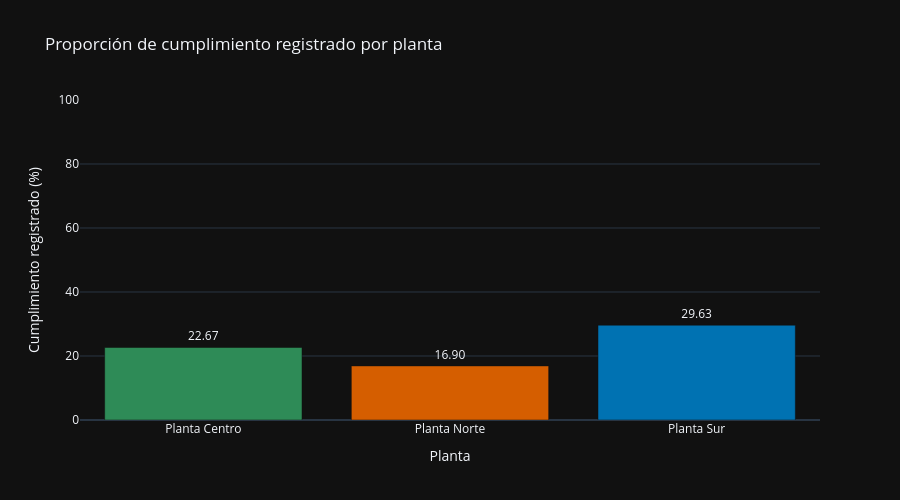

The notebook cell this image was saved under:
### Markdown cell above
### 4.2 Cumplimiento registrado y DBO de salida

La variable `cumplimiento_norma` se analizará como una clasificación proporcionada por el dataset. No se interpretará como una verificación legal, porque no se dispone de la norma aplicada, los criterios complementarios ni la metodología utilizada para asignar cada etiqueta.

Se identificaron cinco valores de DBO de salida presentes tanto en registros clasificados con cumplimiento como en registros clasificados con incumplimiento: 21,3; 24,7; 25,4; 25,6 y 26,4 mg/L. Este hallazgo no demuestra que las etiquetas sean erróneas, pero confirma que la concentración de salida no permite explicar por sí sola la clasificación registrada. Por esta razón, los resultados se presentarán sin sustituir, corregir ni reinterpretar las etiquetas originales.

### Code cell
fig_cumplimiento = px.bar(
    resumen_por_planta,
    x="planta",
    y="cumplimiento_registrado_pct",
    color="planta",
    category_orders={
        "planta": ORDEN_PLANTAS
    },
    color_discrete_map=COLORES_PLANTAS,
    text_auto=".2f",
    title="Proporción de cumplimiento registrado por planta",
    labels={
        "planta": "Planta",
        "cumplimiento_registrado_pct":
            "Cumplimiento registrado (%)"
    },
    template="plotly_dark"
)

fig_cumplimiento.update_traces(
    textposition="outside",
    cliponaxis=False
)

fig_cumplimiento.update_yaxes(
    range=[0, 100]
)

fig_cumplimiento.update_layout(
    height=500,
    showlegend=False
)

fig_cumplimiento.show()

### Figure 1 — Plotly figure (JSON) as saved in the notebook; plotly's stock layout.template omitted (floating-point values rounded to 4 significant figures)
{"data": [{"cliponaxis": false, "hovertemplate": "Planta=%{x}<br>Cumplimiento registrado (%)=%{y}<extra></extra>", "legendgroup": "Planta Centro", "marker": {"color": "#2E8B57", "pattern": {"shape": ""}}, "name": "Planta Centro", "orientation": "v", "showlegend": true, "textposition": "outside", "texttemplate": "%{y:.2f}", "type": "bar", "x": ["Planta Centro"], "xaxis": "x", "y": [22.67], "yaxis": "y"}, {"cliponaxis": false, "hovertemplate": "Planta=%{x}<br>Cumplimiento registrado (%)=%{y}<extra></extra>", "legendgroup": "Planta Norte", "marker": {"color": "#D55E00", "pattern": {"shape": ""}}, "name": "Planta Norte", "orientation": "v", "showlegend": true, "textposition": "outside", "texttemplate": "%{y:.2f}", "type": "bar", "x": ["Planta Norte"], "xaxis": "x", "y": [16.9], "yaxis": "y"}, {"cliponaxis": false, "hovertemplate": "Planta=%{x}<br>Cumplimiento registrado (%)=%{y}<extra></extra>", "legendgroup": "Planta Sur", "marker": {"color": "#0072B2", "pattern": {"shape": ""}}, "name": "Planta Sur", "orientation": "v", "showlegend": true, "textposition": "outside", "texttemplate": "%{y:.2f}", "type": "bar", "x": ["Planta Sur"], "xaxis": "x", "y": [29.63], "yaxis": "y"}], "layout": {"barmode": "relative", "height": 500, "legend": {"title": {"text": "Planta"}, "tracegroupgap": 0}, "showlegend": false, "title": {"text": "Proporción de cumplimiento registrado por planta"}, "xaxis": {"anchor": "y", "categoryarray": ["Planta Centro", "Planta Norte", "Planta Sur"], "categoryorder": "array", "domain": [0, 1], "title": {"text": "Planta"}}, "yaxis": {"anchor": "x", "domain": [0, 1], "range": [0, 100], "title": {"text": "Cumplimiento registrado (%)"}}}}
